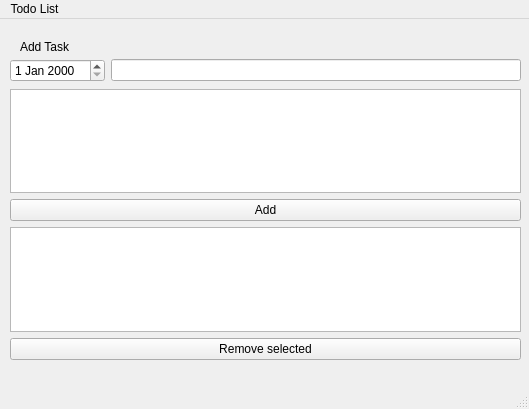
<?xml version="1.0" encoding="UTF-8"?>
<ui version="4.0">
 <class>MainWindow</class>
 <widget class="QMainWindow" name="MainWindow">
  <property name="geometry">
   <rect>
    <x>0</x>
    <y>0</y>
    <width>529</width>
    <height>409</height>
   </rect>
  </property>
  <property name="windowTitle">
   <string>MainWindow</string>
  </property>
  <widget class="QWidget" name="centralwidget">
   <widget class="QLabel" name="label">
    <property name="geometry">
     <rect>
      <x>20</x>
      <y>20</y>
      <width>67</width>
      <height>16</height>
     </rect>
    </property>
    <property name="text">
     <string>Add Task</string>
    </property>
   </widget>
   <widget class="QLabel" name="logoLabel">
    <property name="geometry">
     <rect>
      <x>480</x>
      <y>0</y>
      <width>41</width>
      <height>41</height>
     </rect>
    </property>
    <property name="pixmap">
     <pixmap resource="resources.qrc">:/icons/Cute-character.png</pixmap>
    </property>
    <property name="scaledContents">
     <bool>true</bool>
    </property>
   </widget>
   <widget class="QWidget" name="layoutWidget">
    <property name="geometry">
     <rect>
      <x>10</x>
      <y>70</y>
      <width>511</width>
      <height>271</height>
     </rect>
    </property>
    <layout class="QVBoxLayout" name="verticalLayout">
     <item>
      <widget class="QPlainTextEdit" name="plainTextEdit"/>
     </item>
     <item>
      <widget class="QPushButton" name="pushButton">
       <property name="text">
        <string>Add</string>
       </property>
       <property name="icon">
        <iconset resource="resources.qrc">
         <normaloff>:/icons/Add-task.png</normaloff>:/icons/Add-task.png</iconset>
       </property>
      </widget>
     </item>
     <item>
      <widget class="QListWidget" name="listWidget"/>
     </item>
     <item>
      <widget class="QPushButton" name="pushButton_2">
       <property name="text">
        <string>Remove selected</string>
       </property>
       <property name="icon">
        <iconset resource="resources.qrc">
         <normaloff>:/icons/Delete-task.png</normaloff>:/icons/Delete-task.png</iconset>
       </property>
      </widget>
     </item>
    </layout>
   </widget>
   <widget class="QWidget" name="layoutWidget">
    <property name="geometry">
     <rect>
      <x>10</x>
      <y>40</y>
      <width>511</width>
      <height>23</height>
     </rect>
    </property>
    <layout class="QHBoxLayout" name="horizontalLayout">
     <item>
      <widget class="QDateEdit" name="dateEdit"/>
     </item>
     <item>
      <widget class="QLineEdit" name="lineEdit"/>
     </item>
    </layout>
   </widget>
  </widget>
  <widget class="QMenuBar" name="menubar">
   <property name="geometry">
    <rect>
     <x>0</x>
     <y>0</y>
     <width>529</width>
     <height>24</height>
    </rect>
   </property>
   <widget class="QMenu" name="menuTodo_List">
    <property name="title">
     <string>Todo List</string>
    </property>
   </widget>
   <addaction name="menuTodo_List"/>
  </widget>
  <widget class="QStatusBar" name="statusbar"/>
 </widget>
 <resources>
  <include location="resources.qrc"/>
 </resources>
 <connections/>
</ui>
